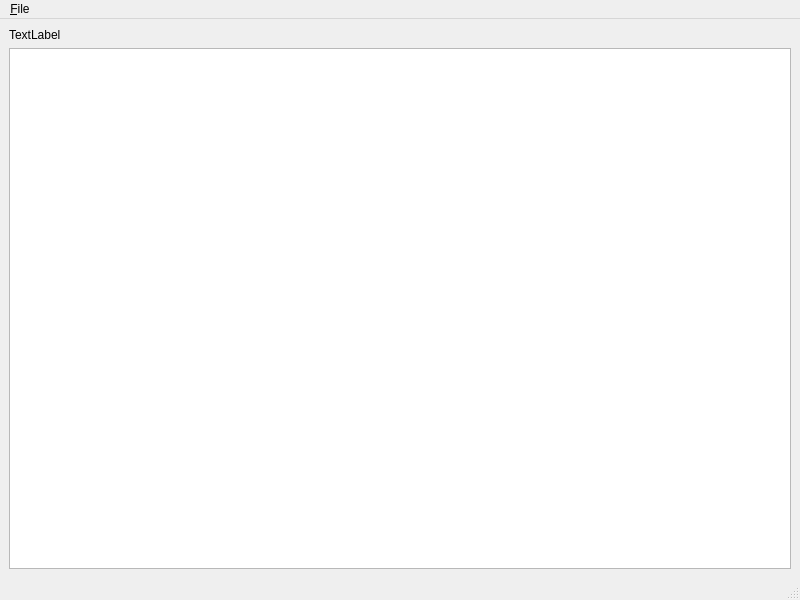
<?xml version="1.0" encoding="UTF-8"?>
<ui version="4.0">
 <class>MainWindow</class>
 <widget class="QMainWindow" name="MainWindow">
  <property name="geometry">
   <rect>
    <x>0</x>
    <y>0</y>
    <width>800</width>
    <height>600</height>
   </rect>
  </property>
  <property name="windowTitle">
   <string>MainWindow</string>
  </property>
  <widget class="QWidget" name="centralwidget">
   <layout class="QGridLayout" name="gridLayout">
    <item row="0" column="0">
     <layout class="QVBoxLayout" name="verticalLayout">
      <item>
       <widget class="QLabel" name="label">
        <property name="text">
         <string>TextLabel</string>
        </property>
       </widget>
      </item>
      <item>
       <widget class="QTextEdit" name="textEdit"/>
      </item>
     </layout>
    </item>
   </layout>
  </widget>
  <widget class="QMenuBar" name="menubar">
   <property name="geometry">
    <rect>
     <x>0</x>
     <y>0</y>
     <width>800</width>
     <height>22</height>
    </rect>
   </property>
   <property name="sizePolicy">
    <sizepolicy hsizetype="Ignored" vsizetype="Minimum">
     <horstretch>0</horstretch>
     <verstretch>0</verstretch>
    </sizepolicy>
   </property>
   <widget class="QMenu" name="menu_File">
    <property name="title">
     <string>&amp;File</string>
    </property>
    <addaction name="action_New"/>
    <addaction name="separator"/>
    <addaction name="action_Exit"/>
   </widget>
   <addaction name="menu_File"/>
  </widget>
  <widget class="QStatusBar" name="statusbar"/>
  <action name="actionFile">
   <property name="text">
    <string>File</string>
   </property>
   <property name="statusTip">
    <string>New file</string>
   </property>
  </action>
  <action name="action_New">
   <property name="text">
    <string>&amp;New</string>
   </property>
  </action>
  <action name="action_Exit">
   <property name="text">
    <string>&amp;Exit</string>
   </property>
  </action>
 </widget>
 <resources/>
 <connections>
  <connection>
   <sender>action_Exit</sender>
   <signal>triggered()</signal>
   <receiver>MainWindow</receiver>
   <slot>close()</slot>
   <hints>
    <hint type="sourcelabel">
     <x>-1</x>
     <y>-1</y>
    </hint>
    <hint type="destinationlabel">
     <x>399</x>
     <y>299</y>
    </hint>
   </hints>
  </connection>
 </connections>
</ui>
